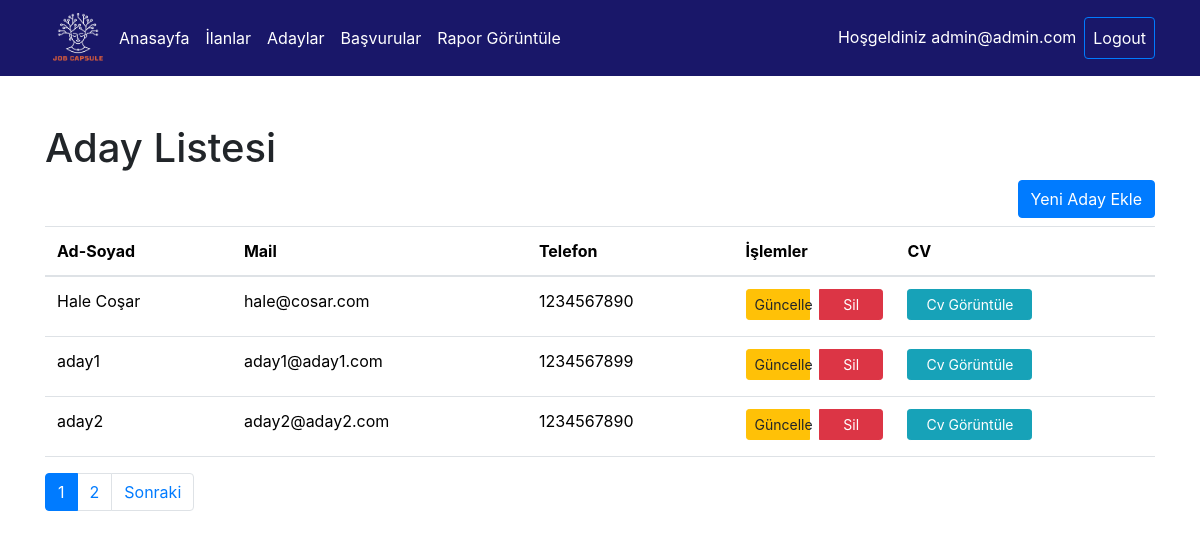
/Job_Capsule/Components/Admin-Operations/candidate.php (signed in), run on the app's committed database.
### tables this page shows
CREATE TABLE `users` (
  `id` int(11) NOT NULL,
  `mail` varchar(50) NOT NULL,
  `password` varchar(200) NOT NULL,
  `phone` varchar(20) NOT NULL,
  `fullname` varchar(200) NOT NULL,
  `role` bit(1) NOT NULL DEFAULT b'0',
  `cvfilename` text NOT NULL,
  `isDeleted` bit(1) NOT NULL DEFAULT b'0',
  `lastTitle` text NOT NULL,
  `lastCompany` text NOT NULL,
  `experienceYear` int(11) NOT NULL
);

### Job_Capsule/libs/functions.php (called while the page is built, shortened)
<?php
function getAllCandidates($keyword, $page)
{
    include "config.php";
    $pageCount = 3;
    $offset = ($page - 1) * $pageCount;
    $query = "FROM users u WHERE u.role=0 && isDeleted=0";
    $total_sql = "SELECT COUNT(*) " . $query;
    $count_data = mysqli_query($connection, $total_sql);
    $count = mysqli_fetch_array($count_data)[0];
    $total_pages = ceil($count / $pageCount);
    $sql = "SELECT * " . $query . " LIMIT $offset, $pageCount";
    $result = mysqli_query($connection, $sql);
    return array(
        "total_pages" => $total_pages,
        "data" => $result,
        "totalCount" => $count
    );
}
?>

### Job_Capsule/Components/Admin-Operations/candidate.php (the view, shortened to what this page needs)
<?php
require_once "../../libs/functions.php";
include "admin-nav.php";
$keyword = "";
$page = 1;
$result = getAllCandidates($keyword, $page);
$data = $result["data"];
$total_pages = $result["total_pages"];
function createCandidateTable($data)
{
    $html = '<table class="table">';
    $html .= '<thead><tr><th>Ad-Soyad</th><th>Mail</th><th>Telefon</th><th>İşlemler</th><th>CV</th></tr></thead>';
    $html .= '<tbody>';
    foreach ($data as $user) {
        $html .= '<tr>';
        $html .= '<td>' . $user['fullname'] . '</td>';
        $html .= '<td>' . $user['mail'] . '</td>';
        $html .= '<td>' . $user['phone'] . '</td>';
        $html .= '<td>';
        $html .= '<div class="btn-group" style="display: flex; gap: 10px;">';
        $html .= '<a href="candidateUpdate.php?id=' . $user['id'] . '" class="btn btn-warning btn-sm mb-1" style="width: 30px;">Güncelle</a>';
        $html .= '<a href="candidateDelete.php?id=' . $user['id'] . '" class="btn btn-danger btn-sm mb-1" style="width: 30px;">Sil</a>';
        $html .= '</div>';
        $html .= '</td>';
        $html .= '<td>';
        $html .= '<a href="pdfviewer.php?id=' . $user['id'] . '&pdf=' . $user['cvfilename'] . '" class="btn btn-info btn-sm mb-1" style="width: 125px;" >Cv Görüntüle</a>';
        $html .= '</td>';
        $html .= '</tr>';
    }
    $html .= '</tbody></table>';
    return $html;
}
?>
<!DOCTYPE html>
<html lang="en">
<head>
    <link rel="stylesheet" href="https://stackpath.bootstrapcdn.com/bootstrap/4.5.2/css/bootstrap.min.css"
>
</head>
<body>
    <div class="container mt-5">
        <h1>Aday Listesi</h1>
        <a href="candidateInsert.php" class="btn btn-primary btn-large float-right mb-2">Yeni Aday Ekle</a>
        <?php echo createCandidateTable($data); ?>
        <nav aria-label="Page navigation">
            <ul class="pagination">
                <?php for ($i = 1; $i <= $total_pages; $i++): ?>
                    <li class="page-item <?php if ($i == $page)
                        echo 'active'; ?>"><a class="page-link"
                            href="candidate.php?page=<?php echo $i; ?>"><?php echo $i; ?></a></li>
                <?php endfor; ?>
                <?php if ($page < $total_pages): ?>
                    <li class="page-item"><a class="page-link"
                            href="candidate.php?page=<?php echo ($page + 1); ?>">Sonraki</a>
                    </li>
                <?php endif; ?>
            </ul>
        </nav>
    </div>
</body>
</html>

### data on the page
users: fullname "Hale Coşar", mail "hale@cosar.com", phone "1234567890"
users: fullname "aday1", mail "aday1@aday1.com", phone "1234567899"
users: fullname "aday2", mail "aday2@aday2.com", phone "1234567890"

### other printed values
$_SESSION['mail'] "admin@admin.com"
